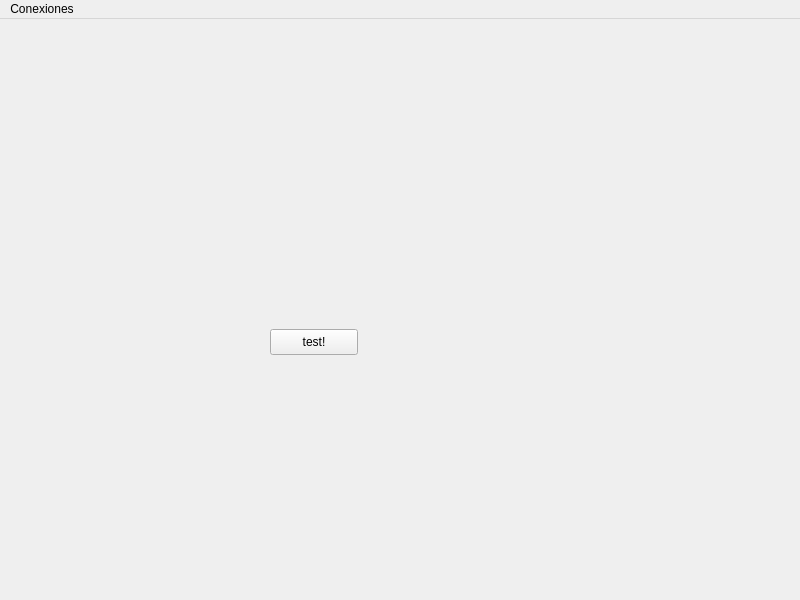
<?xml version="1.0" encoding="UTF-8"?>
<ui version="4.0">
 <class>RobotHUD</class>
 <widget class="QMainWindow" name="RobotHUD">
  <property name="geometry">
   <rect>
    <x>0</x>
    <y>0</y>
    <width>800</width>
    <height>600</height>
   </rect>
  </property>
  <property name="minimumSize">
   <size>
    <width>800</width>
    <height>600</height>
   </size>
  </property>
  <property name="windowTitle">
   <string>Robot HUD</string>
  </property>
  <widget class="QWidget" name="centralwidget">
   <widget class="QPushButton" name="buttonTest">
    <property name="geometry">
     <rect>
      <x>270</x>
      <y>310</y>
      <width>88</width>
      <height>26</height>
     </rect>
    </property>
    <property name="text">
     <string>test!</string>
    </property>
   </widget>
  </widget>
  <widget class="QMenuBar" name="menuBar">
   <property name="geometry">
    <rect>
     <x>0</x>
     <y>0</y>
     <width>800</width>
     <height>23</height>
    </rect>
   </property>
   <widget class="QMenu" name="menuConexiones">
    <property name="title">
     <string>Conexiones</string>
    </property>
    <addaction name="actionLoRa"/>
    <addaction name="actionWiFi"/>
   </widget>
   <addaction name="menuConexiones"/>
  </widget>
  <action name="actionConnect">
   <property name="text">
    <string>&amp;Connect</string>
   </property>
   <property name="shortcut">
    <string>Ctrl+C</string>
   </property>
  </action>
  <action name="actionDisconnect">
   <property name="enabled">
    <bool>false</bool>
   </property>
   <property name="text">
    <string>&amp;Disconnect</string>
   </property>
   <property name="shortcut">
    <string>Ctrl+D</string>
   </property>
  </action>
  <action name="actionExit">
   <property name="text">
    <string>E&amp;xit</string>
   </property>
   <property name="shortcut">
    <string>Ctrl+Q</string>
   </property>
  </action>
  <action name="actionAbout">
   <property name="text">
    <string>&amp;About</string>
   </property>
  </action>
  <action name="actionLoRa">
   <property name="text">
    <string>LoRa</string>
   </property>
  </action>
  <action name="actionWiFi">
   <property name="text">
    <string>WiFi</string>
   </property>
  </action>
 </widget>
 <resources/>
 <connections/>
</ui>
